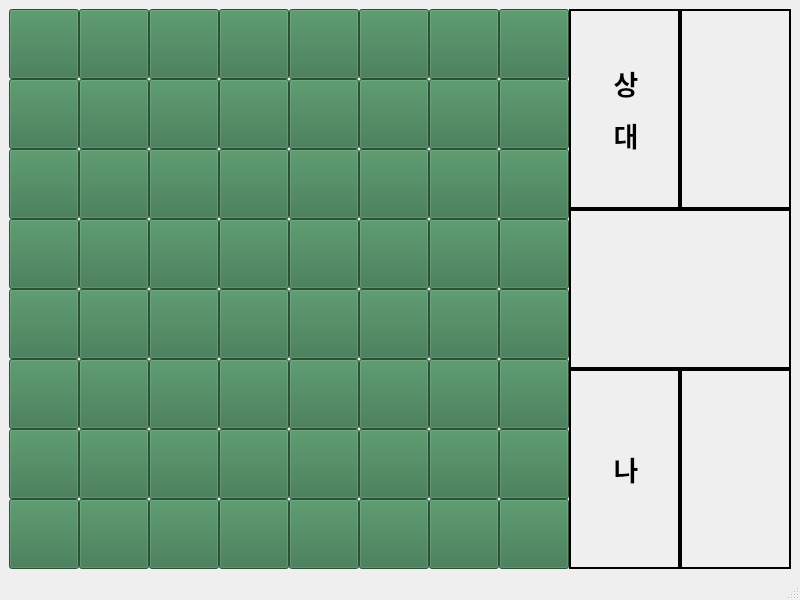
<?xml version="1.0" encoding="UTF-8"?>
<ui version="4.0">
 <class>MainWindow</class>
 <widget class="QMainWindow" name="MainWindow">
  <property name="geometry">
   <rect>
    <x>0</x>
    <y>0</y>
    <width>800</width>
    <height>600</height>
   </rect>
  </property>
  <property name="windowTitle">
   <string>MainWindow</string>
  </property>
  <widget class="QWidget" name="centralwidget">
   <layout class="QGridLayout" name="gridLayout_4">
    <item row="0" column="0">
     <layout class="QGridLayout" name="gridLayout_3">
      <property name="spacing">
       <number>0</number>
      </property>
      <item row="0" column="0">
       <layout class="QGridLayout" name="gridLayout">
        <property name="spacing">
         <number>0</number>
        </property>
        <item row="2" column="1">
         <widget class="QPushButton" name="pushButton_2_1">
          <property name="minimumSize">
           <size>
            <width>70</width>
            <height>70</height>
           </size>
          </property>
          <property name="styleSheet">
           <string notr="true">background-color: rgb(54, 115, 74);</string>
          </property>
          <property name="text">
           <string/>
          </property>
         </widget>
        </item>
        <item row="1" column="7">
         <widget class="QPushButton" name="pushButton_1_7">
          <property name="minimumSize">
           <size>
            <width>70</width>
            <height>70</height>
           </size>
          </property>
          <property name="styleSheet">
           <string notr="true">background-color: rgb(54, 115, 74);</string>
          </property>
          <property name="text">
           <string/>
          </property>
         </widget>
        </item>
        <item row="2" column="0">
         <widget class="QPushButton" name="pushButton_2_0">
          <property name="minimumSize">
           <size>
            <width>70</width>
            <height>70</height>
           </size>
          </property>
          <property name="styleSheet">
           <string notr="true">background-color: rgb(54, 115, 74);</string>
          </property>
          <property name="text">
           <string/>
          </property>
         </widget>
        </item>
        <item row="3" column="2">
         <widget class="QPushButton" name="pushButton_3_2">
          <property name="minimumSize">
           <size>
            <width>70</width>
            <height>70</height>
           </size>
          </property>
          <property name="styleSheet">
           <string notr="true">background-color: rgb(54, 115, 74);</string>
          </property>
          <property name="text">
           <string/>
          </property>
         </widget>
        </item>
        <item row="3" column="3">
         <widget class="QPushButton" name="pushButton_3_3">
          <property name="minimumSize">
           <size>
            <width>70</width>
            <height>70</height>
           </size>
          </property>
          <property name="styleSheet">
           <string notr="true">background-color: rgb(54, 115, 74);</string>
          </property>
          <property name="text">
           <string/>
          </property>
         </widget>
        </item>
        <item row="2" column="7">
         <widget class="QPushButton" name="pushButton_2_7">
          <property name="minimumSize">
           <size>
            <width>70</width>
            <height>70</height>
           </size>
          </property>
          <property name="styleSheet">
           <string notr="true">background-color: rgb(54, 115, 74);</string>
          </property>
          <property name="text">
           <string/>
          </property>
         </widget>
        </item>
        <item row="3" column="0">
         <widget class="QPushButton" name="pushButton_3_0">
          <property name="minimumSize">
           <size>
            <width>70</width>
            <height>70</height>
           </size>
          </property>
          <property name="styleSheet">
           <string notr="true">background-color: rgb(54, 115, 74);</string>
          </property>
          <property name="text">
           <string/>
          </property>
         </widget>
        </item>
        <item row="0" column="5">
         <widget class="QPushButton" name="pushButton_0_5">
          <property name="minimumSize">
           <size>
            <width>70</width>
            <height>70</height>
           </size>
          </property>
          <property name="styleSheet">
           <string notr="true">background-color: rgb(54, 115, 74);</string>
          </property>
          <property name="text">
           <string/>
          </property>
         </widget>
        </item>
        <item row="0" column="1">
         <widget class="QPushButton" name="pushButton_0_1">
          <property name="minimumSize">
           <size>
            <width>70</width>
            <height>70</height>
           </size>
          </property>
          <property name="styleSheet">
           <string notr="true">background-color: rgb(54, 115, 74);</string>
          </property>
          <property name="text">
           <string/>
          </property>
         </widget>
        </item>
        <item row="0" column="3">
         <widget class="QPushButton" name="pushButton_0_3">
          <property name="minimumSize">
           <size>
            <width>70</width>
            <height>70</height>
           </size>
          </property>
          <property name="styleSheet">
           <string notr="true">background-color: rgb(54, 115, 74);</string>
          </property>
          <property name="text">
           <string/>
          </property>
         </widget>
        </item>
        <item row="2" column="6">
         <widget class="QPushButton" name="pushButton_2_6">
          <property name="minimumSize">
           <size>
            <width>70</width>
            <height>70</height>
           </size>
          </property>
          <property name="styleSheet">
           <string notr="true">background-color: rgb(54, 115, 74);</string>
          </property>
          <property name="text">
           <string/>
          </property>
         </widget>
        </item>
        <item row="3" column="1">
         <widget class="QPushButton" name="pushButton_3_1">
          <property name="minimumSize">
           <size>
            <width>70</width>
            <height>70</height>
           </size>
          </property>
          <property name="styleSheet">
           <string notr="true">background-color: rgb(54, 115, 74);</string>
          </property>
          <property name="text">
           <string/>
          </property>
         </widget>
        </item>
        <item row="2" column="4">
         <widget class="QPushButton" name="pushButton_2_4">
          <property name="minimumSize">
           <size>
            <width>70</width>
            <height>70</height>
           </size>
          </property>
          <property name="styleSheet">
           <string notr="true">background-color: rgb(54, 115, 74);</string>
          </property>
          <property name="text">
           <string/>
          </property>
         </widget>
        </item>
        <item row="2" column="3">
         <widget class="QPushButton" name="pushButton_2_3">
          <property name="minimumSize">
           <size>
            <width>70</width>
            <height>70</height>
           </size>
          </property>
          <property name="styleSheet">
           <string notr="true">background-color: rgb(54, 115, 74);</string>
          </property>
          <property name="text">
           <string/>
          </property>
         </widget>
        </item>
        <item row="2" column="5">
         <widget class="QPushButton" name="pushButton_2_5">
          <property name="minimumSize">
           <size>
            <width>70</width>
            <height>70</height>
           </size>
          </property>
          <property name="styleSheet">
           <string notr="true">background-color: rgb(54, 115, 74);</string>
          </property>
          <property name="text">
           <string/>
          </property>
         </widget>
        </item>
        <item row="5" column="2">
         <widget class="QPushButton" name="pushButton_5_2">
          <property name="minimumSize">
           <size>
            <width>70</width>
            <height>70</height>
           </size>
          </property>
          <property name="styleSheet">
           <string notr="true">background-color: rgb(54, 115, 74);</string>
          </property>
          <property name="text">
           <string/>
          </property>
         </widget>
        </item>
        <item row="3" column="6">
         <widget class="QPushButton" name="pushButton_3_6">
          <property name="minimumSize">
           <size>
            <width>70</width>
            <height>70</height>
           </size>
          </property>
          <property name="styleSheet">
           <string notr="true">background-color: rgb(54, 115, 74);</string>
          </property>
          <property name="text">
           <string/>
          </property>
         </widget>
        </item>
        <item row="5" column="7">
         <widget class="QPushButton" name="pushButton_5_7">
          <property name="minimumSize">
           <size>
            <width>70</width>
            <height>70</height>
           </size>
          </property>
          <property name="styleSheet">
           <string notr="true">background-color: rgb(54, 115, 74);</string>
          </property>
          <property name="text">
           <string/>
          </property>
         </widget>
        </item>
        <item row="6" column="0">
         <widget class="QPushButton" name="pushButton_6_0">
          <property name="minimumSize">
           <size>
            <width>70</width>
            <height>70</height>
           </size>
          </property>
          <property name="styleSheet">
           <string notr="true">background-color: rgb(54, 115, 74);</string>
          </property>
          <property name="text">
           <string/>
          </property>
         </widget>
        </item>
        <item row="3" column="7">
         <widget class="QPushButton" name="pushButton_3_7">
          <property name="minimumSize">
           <size>
            <width>70</width>
            <height>70</height>
           </size>
          </property>
          <property name="styleSheet">
           <string notr="true">background-color: rgb(54, 115, 74);</string>
          </property>
          <property name="text">
           <string/>
          </property>
         </widget>
        </item>
        <item row="6" column="1">
         <widget class="QPushButton" name="pushButton_6_1">
          <property name="minimumSize">
           <size>
            <width>70</width>
            <height>70</height>
           </size>
          </property>
          <property name="styleSheet">
           <string notr="true">background-color: rgb(54, 115, 74);</string>
          </property>
          <property name="text">
           <string/>
          </property>
         </widget>
        </item>
        <item row="6" column="2">
         <widget class="QPushButton" name="pushButton_6_2">
          <property name="minimumSize">
           <size>
            <width>70</width>
            <height>70</height>
           </size>
          </property>
          <property name="styleSheet">
           <string notr="true">background-color: rgb(54, 115, 74);</string>
          </property>
          <property name="text">
           <string/>
          </property>
         </widget>
        </item>
        <item row="4" column="5">
         <widget class="QPushButton" name="pushButton_4_5">
          <property name="minimumSize">
           <size>
            <width>70</width>
            <height>70</height>
           </size>
          </property>
          <property name="styleSheet">
           <string notr="true">background-color: rgb(54, 115, 74);</string>
          </property>
          <property name="text">
           <string/>
          </property>
         </widget>
        </item>
        <item row="5" column="5">
         <widget class="QPushButton" name="pushButton_5_5">
          <property name="minimumSize">
           <size>
            <width>70</width>
            <height>70</height>
           </size>
          </property>
          <property name="styleSheet">
           <string notr="true">background-color: rgb(54, 115, 74);</string>
          </property>
          <property name="text">
           <string/>
          </property>
         </widget>
        </item>
        <item row="6" column="3">
         <widget class="QPushButton" name="pushButton_6_3">
          <property name="minimumSize">
           <size>
            <width>70</width>
            <height>70</height>
           </size>
          </property>
          <property name="styleSheet">
           <string notr="true">background-color: rgb(54, 115, 74);</string>
          </property>
          <property name="text">
           <string/>
          </property>
         </widget>
        </item>
        <item row="5" column="0">
         <widget class="QPushButton" name="pushButton_5_0">
          <property name="minimumSize">
           <size>
            <width>70</width>
            <height>70</height>
           </size>
          </property>
          <property name="styleSheet">
           <string notr="true">background-color: rgb(54, 115, 74);</string>
          </property>
          <property name="text">
           <string/>
          </property>
         </widget>
        </item>
        <item row="4" column="2">
         <widget class="QPushButton" name="pushButton_4_2">
          <property name="minimumSize">
           <size>
            <width>70</width>
            <height>70</height>
           </size>
          </property>
          <property name="styleSheet">
           <string notr="true">background-color: rgb(54, 115, 74);</string>
          </property>
          <property name="text">
           <string/>
          </property>
         </widget>
        </item>
        <item row="3" column="4">
         <widget class="QPushButton" name="pushButton_3_4">
          <property name="minimumSize">
           <size>
            <width>70</width>
            <height>70</height>
           </size>
          </property>
          <property name="styleSheet">
           <string notr="true">background-color: rgb(54, 115, 74);</string>
          </property>
          <property name="text">
           <string/>
          </property>
         </widget>
        </item>
        <item row="4" column="0">
         <widget class="QPushButton" name="pushButton_4_0">
          <property name="minimumSize">
           <size>
            <width>70</width>
            <height>70</height>
           </size>
          </property>
          <property name="styleSheet">
           <string notr="true">background-color: rgb(54, 115, 74);</string>
          </property>
          <property name="text">
           <string/>
          </property>
         </widget>
        </item>
        <item row="3" column="5">
         <widget class="QPushButton" name="pushButton_3_5">
          <property name="minimumSize">
           <size>
            <width>70</width>
            <height>70</height>
           </size>
          </property>
          <property name="styleSheet">
           <string notr="true">background-color: rgb(54, 115, 74);</string>
          </property>
          <property name="text">
           <string/>
          </property>
         </widget>
        </item>
        <item row="5" column="3">
         <widget class="QPushButton" name="pushButton_5_3">
          <property name="minimumSize">
           <size>
            <width>70</width>
            <height>70</height>
           </size>
          </property>
          <property name="styleSheet">
           <string notr="true">background-color: rgb(54, 115, 74);</string>
          </property>
          <property name="text">
           <string/>
          </property>
         </widget>
        </item>
        <item row="4" column="1">
         <widget class="QPushButton" name="pushButton_4_1">
          <property name="minimumSize">
           <size>
            <width>70</width>
            <height>70</height>
           </size>
          </property>
          <property name="styleSheet">
           <string notr="true">background-color: rgb(54, 115, 74);</string>
          </property>
          <property name="text">
           <string/>
          </property>
         </widget>
        </item>
        <item row="4" column="4">
         <widget class="QPushButton" name="pushButton_4_4">
          <property name="minimumSize">
           <size>
            <width>70</width>
            <height>70</height>
           </size>
          </property>
          <property name="styleSheet">
           <string notr="true">background-color: rgb(54, 115, 74);</string>
          </property>
          <property name="text">
           <string/>
          </property>
         </widget>
        </item>
        <item row="4" column="7">
         <widget class="QPushButton" name="pushButton_4_7">
          <property name="minimumSize">
           <size>
            <width>70</width>
            <height>70</height>
           </size>
          </property>
          <property name="styleSheet">
           <string notr="true">background-color: rgb(54, 115, 74);</string>
          </property>
          <property name="text">
           <string/>
          </property>
         </widget>
        </item>
        <item row="4" column="6">
         <widget class="QPushButton" name="pushButton_4_6">
          <property name="minimumSize">
           <size>
            <width>70</width>
            <height>70</height>
           </size>
          </property>
          <property name="styleSheet">
           <string notr="true">background-color: rgb(54, 115, 74);</string>
          </property>
          <property name="text">
           <string/>
          </property>
         </widget>
        </item>
        <item row="5" column="1">
         <widget class="QPushButton" name="pushButton_5_1">
          <property name="minimumSize">
           <size>
            <width>70</width>
            <height>70</height>
           </size>
          </property>
          <property name="styleSheet">
           <string notr="true">background-color: rgb(54, 115, 74);</string>
          </property>
          <property name="text">
           <string/>
          </property>
         </widget>
        </item>
        <item row="4" column="3">
         <widget class="QPushButton" name="pushButton_4_3">
          <property name="minimumSize">
           <size>
            <width>70</width>
            <height>70</height>
           </size>
          </property>
          <property name="styleSheet">
           <string notr="true">background-color: rgb(54, 115, 74);</string>
          </property>
          <property name="text">
           <string/>
          </property>
         </widget>
        </item>
        <item row="5" column="4">
         <widget class="QPushButton" name="pushButton_5_4">
          <property name="minimumSize">
           <size>
            <width>70</width>
            <height>70</height>
           </size>
          </property>
          <property name="styleSheet">
           <string notr="true">background-color: rgb(54, 115, 74);</string>
          </property>
          <property name="text">
           <string/>
          </property>
         </widget>
        </item>
        <item row="5" column="6">
         <widget class="QPushButton" name="pushButton_5_6">
          <property name="minimumSize">
           <size>
            <width>70</width>
            <height>70</height>
           </size>
          </property>
          <property name="styleSheet">
           <string notr="true">background-color: rgb(54, 115, 74);</string>
          </property>
          <property name="text">
           <string/>
          </property>
         </widget>
        </item>
        <item row="7" column="1">
         <widget class="QPushButton" name="pushButton_7_1">
          <property name="minimumSize">
           <size>
            <width>70</width>
            <height>70</height>
           </size>
          </property>
          <property name="styleSheet">
           <string notr="true">background-color: rgb(54, 115, 74);</string>
          </property>
          <property name="text">
           <string/>
          </property>
         </widget>
        </item>
        <item row="6" column="6">
         <widget class="QPushButton" name="pushButton_6_6">
          <property name="minimumSize">
           <size>
            <width>70</width>
            <height>70</height>
           </size>
          </property>
          <property name="styleSheet">
           <string notr="true">background-color: rgb(54, 115, 74);</string>
          </property>
          <property name="text">
           <string/>
          </property>
         </widget>
        </item>
        <item row="7" column="3">
         <widget class="QPushButton" name="pushButton_7_3">
          <property name="minimumSize">
           <size>
            <width>70</width>
            <height>70</height>
           </size>
          </property>
          <property name="styleSheet">
           <string notr="true">background-color: rgb(54, 115, 74);</string>
          </property>
          <property name="text">
           <string/>
          </property>
         </widget>
        </item>
        <item row="7" column="7">
         <widget class="QPushButton" name="pushButton_7_7">
          <property name="minimumSize">
           <size>
            <width>70</width>
            <height>70</height>
           </size>
          </property>
          <property name="styleSheet">
           <string notr="true">background-color: rgb(54, 115, 74);</string>
          </property>
          <property name="text">
           <string/>
          </property>
         </widget>
        </item>
        <item row="7" column="2">
         <widget class="QPushButton" name="pushButton_7_2">
          <property name="minimumSize">
           <size>
            <width>70</width>
            <height>70</height>
           </size>
          </property>
          <property name="styleSheet">
           <string notr="true">background-color: rgb(54, 115, 74);</string>
          </property>
          <property name="text">
           <string/>
          </property>
         </widget>
        </item>
        <item row="7" column="4">
         <widget class="QPushButton" name="pushButton_7_4">
          <property name="minimumSize">
           <size>
            <width>70</width>
            <height>70</height>
           </size>
          </property>
          <property name="styleSheet">
           <string notr="true">background-color: rgb(54, 115, 74);</string>
          </property>
          <property name="text">
           <string/>
          </property>
         </widget>
        </item>
        <item row="7" column="5">
         <widget class="QPushButton" name="pushButton_7_5">
          <property name="minimumSize">
           <size>
            <width>70</width>
            <height>70</height>
           </size>
          </property>
          <property name="styleSheet">
           <string notr="true">background-color: rgb(54, 115, 74);</string>
          </property>
          <property name="text">
           <string/>
          </property>
         </widget>
        </item>
        <item row="6" column="5">
         <widget class="QPushButton" name="pushButton_6_5">
          <property name="minimumSize">
           <size>
            <width>70</width>
            <height>70</height>
           </size>
          </property>
          <property name="styleSheet">
           <string notr="true">background-color: rgb(54, 115, 74);</string>
          </property>
          <property name="text">
           <string/>
          </property>
         </widget>
        </item>
        <item row="6" column="7">
         <widget class="QPushButton" name="pushButton_6_7">
          <property name="minimumSize">
           <size>
            <width>70</width>
            <height>70</height>
           </size>
          </property>
          <property name="styleSheet">
           <string notr="true">background-color: rgb(54, 115, 74);</string>
          </property>
          <property name="text">
           <string/>
          </property>
         </widget>
        </item>
        <item row="6" column="4">
         <widget class="QPushButton" name="pushButton_6_4">
          <property name="minimumSize">
           <size>
            <width>70</width>
            <height>70</height>
           </size>
          </property>
          <property name="styleSheet">
           <string notr="true">background-color: rgb(54, 115, 74);</string>
          </property>
          <property name="text">
           <string/>
          </property>
         </widget>
        </item>
        <item row="7" column="0">
         <widget class="QPushButton" name="pushButton_7_0">
          <property name="minimumSize">
           <size>
            <width>70</width>
            <height>70</height>
           </size>
          </property>
          <property name="styleSheet">
           <string notr="true">background-color: rgb(54, 115, 74);</string>
          </property>
          <property name="text">
           <string/>
          </property>
         </widget>
        </item>
        <item row="0" column="7">
         <widget class="QPushButton" name="pushButton_0_7">
          <property name="minimumSize">
           <size>
            <width>70</width>
            <height>70</height>
           </size>
          </property>
          <property name="styleSheet">
           <string notr="true">background-color: rgb(54, 115, 74);</string>
          </property>
          <property name="text">
           <string/>
          </property>
         </widget>
        </item>
        <item row="1" column="0">
         <widget class="QPushButton" name="pushButton_1_0">
          <property name="minimumSize">
           <size>
            <width>70</width>
            <height>70</height>
           </size>
          </property>
          <property name="styleSheet">
           <string notr="true">background-color: rgb(54, 115, 74);</string>
          </property>
          <property name="text">
           <string/>
          </property>
         </widget>
        </item>
        <item row="0" column="0">
         <widget class="QPushButton" name="pushButton_0_0">
          <property name="minimumSize">
           <size>
            <width>70</width>
            <height>70</height>
           </size>
          </property>
          <property name="styleSheet">
           <string notr="true">background-color: rgb(54, 115, 74);</string>
          </property>
          <property name="text">
           <string/>
          </property>
         </widget>
        </item>
        <item row="0" column="4">
         <widget class="QPushButton" name="pushButton_0_4">
          <property name="minimumSize">
           <size>
            <width>70</width>
            <height>70</height>
           </size>
          </property>
          <property name="styleSheet">
           <string notr="true">background-color: rgb(54, 115, 74);</string>
          </property>
          <property name="text">
           <string/>
          </property>
         </widget>
        </item>
        <item row="0" column="6">
         <widget class="QPushButton" name="pushButton_0_6">
          <property name="minimumSize">
           <size>
            <width>70</width>
            <height>70</height>
           </size>
          </property>
          <property name="styleSheet">
           <string notr="true">background-color: rgb(54, 115, 74);</string>
          </property>
          <property name="text">
           <string/>
          </property>
         </widget>
        </item>
        <item row="0" column="2">
         <widget class="QPushButton" name="pushButton_0_2">
          <property name="minimumSize">
           <size>
            <width>70</width>
            <height>70</height>
           </size>
          </property>
          <property name="styleSheet">
           <string notr="true">background-color: rgb(54, 115, 74);</string>
          </property>
          <property name="text">
           <string/>
          </property>
         </widget>
        </item>
        <item row="1" column="5">
         <widget class="QPushButton" name="pushButton_1_5">
          <property name="minimumSize">
           <size>
            <width>70</width>
            <height>70</height>
           </size>
          </property>
          <property name="styleSheet">
           <string notr="true">background-color: rgb(54, 115, 74);</string>
          </property>
          <property name="text">
           <string/>
          </property>
         </widget>
        </item>
        <item row="1" column="3">
         <widget class="QPushButton" name="pushButton_1_3">
          <property name="minimumSize">
           <size>
            <width>70</width>
            <height>70</height>
           </size>
          </property>
          <property name="styleSheet">
           <string notr="true">background-color: rgb(54, 115, 74);</string>
          </property>
          <property name="text">
           <string/>
          </property>
         </widget>
        </item>
        <item row="1" column="4">
         <widget class="QPushButton" name="pushButton_1_4">
          <property name="minimumSize">
           <size>
            <width>70</width>
            <height>70</height>
           </size>
          </property>
          <property name="styleSheet">
           <string notr="true">background-color: rgb(54, 115, 74);</string>
          </property>
          <property name="text">
           <string/>
          </property>
         </widget>
        </item>
        <item row="1" column="1">
         <widget class="QPushButton" name="pushButton_1_1">
          <property name="minimumSize">
           <size>
            <width>70</width>
            <height>70</height>
           </size>
          </property>
          <property name="styleSheet">
           <string notr="true">background-color: rgb(54, 115, 74);</string>
          </property>
          <property name="text">
           <string/>
          </property>
         </widget>
        </item>
        <item row="1" column="6">
         <widget class="QPushButton" name="pushButton_1_6">
          <property name="minimumSize">
           <size>
            <width>70</width>
            <height>70</height>
           </size>
          </property>
          <property name="styleSheet">
           <string notr="true">background-color: rgb(54, 115, 74);</string>
          </property>
          <property name="text">
           <string/>
          </property>
         </widget>
        </item>
        <item row="1" column="2">
         <widget class="QPushButton" name="pushButton_1_2">
          <property name="minimumSize">
           <size>
            <width>70</width>
            <height>70</height>
           </size>
          </property>
          <property name="styleSheet">
           <string notr="true">background-color: rgb(54, 115, 74);</string>
          </property>
          <property name="text">
           <string/>
          </property>
         </widget>
        </item>
        <item row="2" column="2">
         <widget class="QPushButton" name="pushButton_2_2">
          <property name="minimumSize">
           <size>
            <width>70</width>
            <height>70</height>
           </size>
          </property>
          <property name="styleSheet">
           <string notr="true">background-color: rgb(54, 115, 74);</string>
          </property>
          <property name="text">
           <string/>
          </property>
         </widget>
        </item>
        <item row="7" column="6">
         <widget class="QPushButton" name="pushButton_7_6">
          <property name="minimumSize">
           <size>
            <width>70</width>
            <height>70</height>
           </size>
          </property>
          <property name="styleSheet">
           <string notr="true">background-color: rgb(54, 115, 74);</string>
          </property>
          <property name="text">
           <string/>
          </property>
         </widget>
        </item>
       </layout>
      </item>
      <item row="0" column="1">
       <layout class="QGridLayout" name="gridLayout_2">
        <property name="spacing">
         <number>0</number>
        </property>
        <item row="0" column="0">
         <widget class="QLabel" name="label">
          <property name="minimumSize">
           <size>
            <width>100</width>
            <height>200</height>
           </size>
          </property>
          <property name="frameShape">
           <enum>QFrame::Box</enum>
          </property>
          <property name="lineWidth">
           <number>2</number>
          </property>
          <property name="text">
           <string>&lt;html&gt;&lt;head/&gt;&lt;body&gt;&lt;p align=&quot;center&quot;&gt;&lt;span style=&quot; font-size:20pt; font-weight:600;&quot;&gt;상&lt;/span&gt;&lt;/p&gt;&lt;p align=&quot;center&quot;&gt;&lt;span style=&quot; font-size:20pt; font-weight:600;&quot;&gt;대&lt;/span&gt;&lt;/p&gt;&lt;/body&gt;&lt;/html&gt;</string>
          </property>
         </widget>
        </item>
        <item row="0" column="1">
         <widget class="QLabel" name="label_5">
          <property name="minimumSize">
           <size>
            <width>100</width>
            <height>200</height>
           </size>
          </property>
          <property name="frameShape">
           <enum>QFrame::Box</enum>
          </property>
          <property name="lineWidth">
           <number>2</number>
          </property>
          <property name="text">
           <string>&lt;html&gt;&lt;head/&gt;&lt;body&gt;&lt;p&gt;&lt;br/&gt;&lt;/p&gt;&lt;/body&gt;&lt;/html&gt;</string>
          </property>
         </widget>
        </item>
        <item row="1" column="0" colspan="2">
         <widget class="QLabel" name="label_3">
          <property name="minimumSize">
           <size>
            <width>200</width>
            <height>100</height>
           </size>
          </property>
          <property name="frameShape">
           <enum>QFrame::Box</enum>
          </property>
          <property name="lineWidth">
           <number>2</number>
          </property>
          <property name="text">
           <string>&lt;html&gt;&lt;head/&gt;&lt;body&gt;&lt;p align=&quot;center&quot;&gt;&lt;br/&gt;&lt;/p&gt;&lt;/body&gt;&lt;/html&gt;</string>
          </property>
         </widget>
        </item>
        <item row="2" column="0">
         <widget class="QLabel" name="label_2">
          <property name="minimumSize">
           <size>
            <width>100</width>
            <height>200</height>
           </size>
          </property>
          <property name="frameShape">
           <enum>QFrame::Box</enum>
          </property>
          <property name="lineWidth">
           <number>2</number>
          </property>
          <property name="text">
           <string>&lt;html&gt;&lt;head/&gt;&lt;body&gt;&lt;p align=&quot;center&quot;&gt;&lt;span style=&quot; font-size:20pt; font-weight:600;&quot;&gt;나&lt;/span&gt;&lt;/p&gt;&lt;/body&gt;&lt;/html&gt;</string>
          </property>
         </widget>
        </item>
        <item row="2" column="1">
         <widget class="QLabel" name="label_4">
          <property name="minimumSize">
           <size>
            <width>100</width>
            <height>200</height>
           </size>
          </property>
          <property name="frameShape">
           <enum>QFrame::Box</enum>
          </property>
          <property name="lineWidth">
           <number>2</number>
          </property>
          <property name="text">
           <string>&lt;html&gt;&lt;head/&gt;&lt;body&gt;&lt;p&gt;&lt;br/&gt;&lt;/p&gt;&lt;/body&gt;&lt;/html&gt;</string>
          </property>
         </widget>
        </item>
       </layout>
      </item>
     </layout>
    </item>
   </layout>
  </widget>
  <widget class="QMenuBar" name="menubar">
   <property name="geometry">
    <rect>
     <x>0</x>
     <y>0</y>
     <width>800</width>
     <height>26</height>
    </rect>
   </property>
  </widget>
  <widget class="QStatusBar" name="statusbar"/>
 </widget>
 <resources/>
 <connections/>
</ui>
